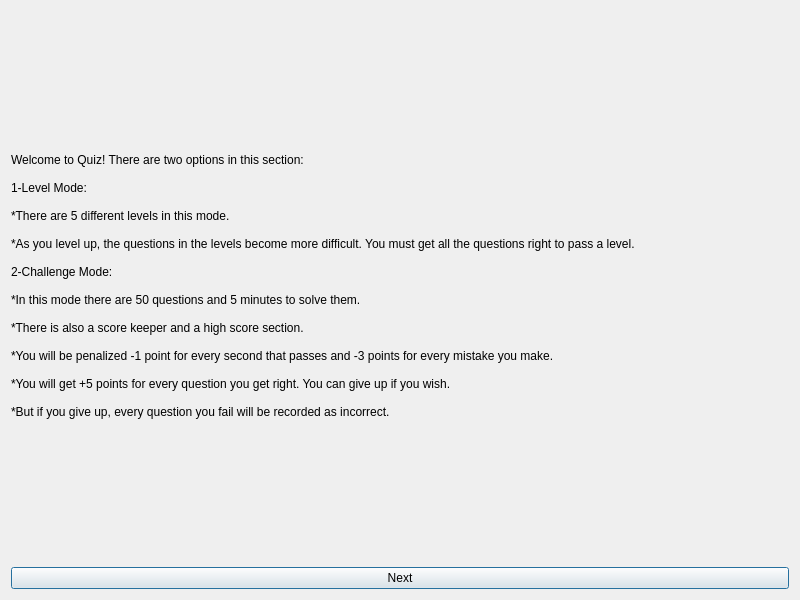
<?xml version="1.0" encoding="UTF-8"?>
<ui version="4.0">
 <class>Dialog</class>
 <widget class="QDialog" name="Dialog">
  <property name="geometry">
   <rect>
    <x>0</x>
    <y>0</y>
    <width>800</width>
    <height>600</height>
   </rect>
  </property>
  <property name="windowTitle">
   <string>Dialog</string>
  </property>
  <layout class="QVBoxLayout" name="verticalLayout">
   <item>
    <layout class="QHBoxLayout" name="horizontalLayout">
     <item>
      <widget class="QLabel" name="label_2">
       <property name="text">
        <string>Welcome to Quiz! There are two options in this section:

1-Level Mode: 

*There are 5 different levels in this mode.

*As you level up, the questions in the levels become more difficult. You must get all the questions right to pass a level.

2-Challenge Mode: 

*In this mode there are 50 questions and 5 minutes to solve them.

*There is also a score keeper and a high score section.

*You will be penalized -1 point for every second that passes and -3 points for every mistake you make.

*You will get +5 points for every question you get right. You can give up if you wish.

*But if you give up, every question you fail will be recorded as incorrect. </string>
       </property>
      </widget>
     </item>
    </layout>
   </item>
   <item>
    <widget class="QPushButton" name="pushButton">
     <property name="text">
      <string>Next</string>
     </property>
    </widget>
   </item>
  </layout>
 </widget>
 <resources/>
 <connections/>
</ui>
